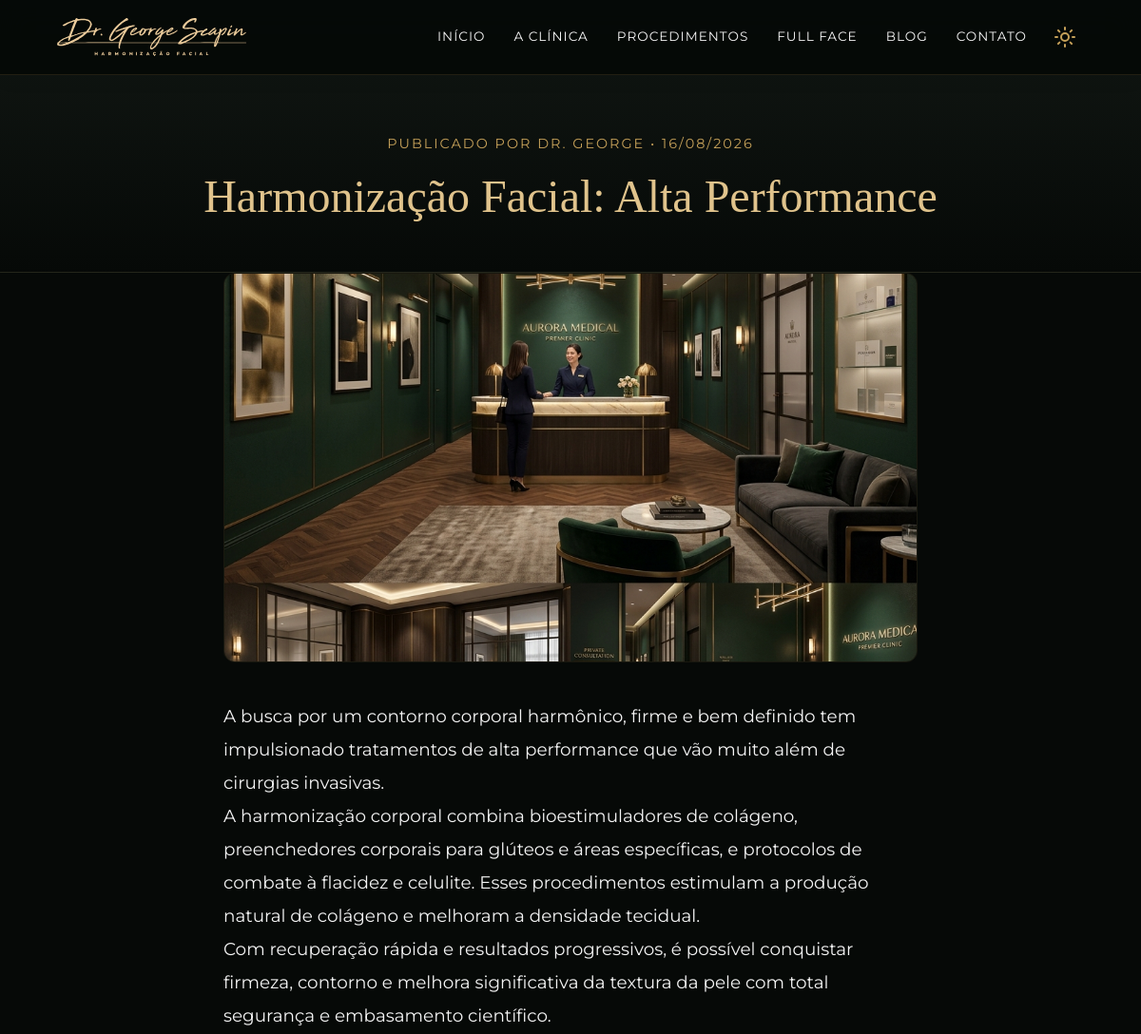
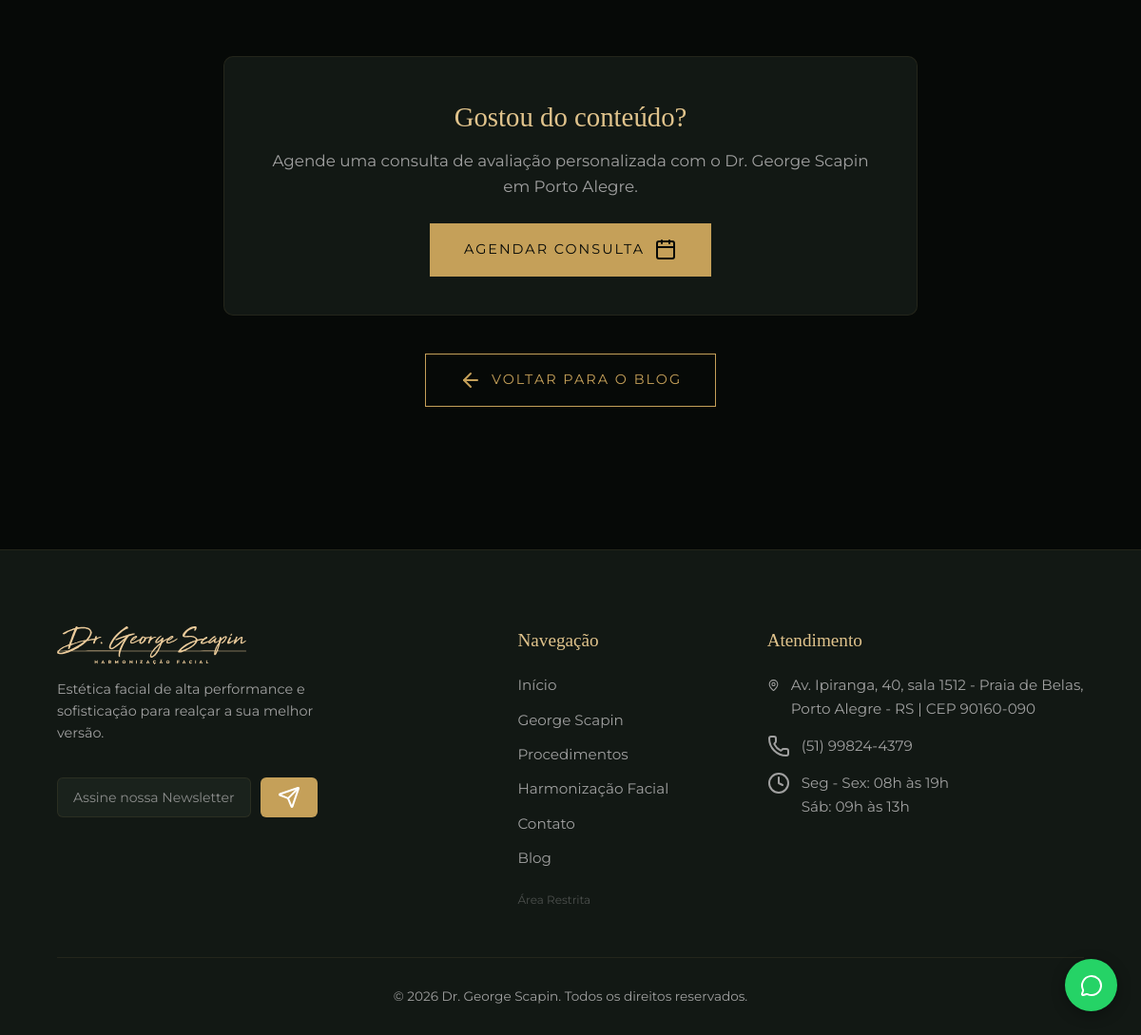
Page /blog/harmonizacao-facial on the committed database (2 pictures, top to bottom).
### tables this page shows
CREATE TABLE `menu_items` (
  `id` int NOT NULL AUTO_INCREMENT,
  `label` varchar(100) NOT NULL,
  `url` varchar(255) NOT NULL,
  `target` varchar(20) DEFAULT '_self',
  `sort_order` int DEFAULT '0',
  `is_active` tinyint(1) DEFAULT '1',
  `is_button` tinyint(1) DEFAULT '0',
  `created_at` timestamp NULL DEFAULT CURRENT_TIMESTAMP,
  `updated_at` timestamp NULL DEFAULT CURRENT_TIMESTAMP ON UPDATE CURRENT_TIMESTAMP,
  PRIMARY KEY (`id`)
);

CREATE TABLE `posts` (
  `id` int NOT NULL AUTO_INCREMENT,
  `title` varchar(255) NOT NULL,
  `slug` varchar(255) NOT NULL,
  `author` varchar(100) DEFAULT 'Dr. George',
  `summary` text NOT NULL,
  `content` longtext NOT NULL,
  `image_url` varchar(255) DEFAULT NULL,
  `is_published` tinyint(1) DEFAULT '1',
  `created_at` datetime DEFAULT CURRENT_TIMESTAMP,
  `updated_at` datetime DEFAULT CURRENT_TIMESTAMP ON UPDATE CURRENT_TIMESTAMP,
  PRIMARY KEY (`id`),
  UNIQUE KEY `slug` (`slug`)
);

### app/Presentation/Controllers/SiteController.php (called while the page is built, shortened)
<?php
class SiteController
{
    private PDOPostRepository $postRepo;
    public function __construct()
    {
        $this->postRepo = new PDOPostRepository();
    }
    public function blogPost(string $slug): void
    {
        $post = $this->postRepo->findBySlug($slug);
        require __DIR__ . '/../Views/site/blog_post.php';
    }
}

### app/helpers.php (called while the page is built, shortened)
<?php
if (!function_exists('asset')) {
    function asset(string $path): string {
        $path = ltrim($path, '/');
        return '/' . $path;
    }
}
if (!function_exists('url')) {
    function url(string $path = ''): string {
        $path = ltrim($path, '/');
        return '/' . $path;
    }
}

### app/Infrastructure/Database/Connection.php (called while the page is built, shortened)
<?php
class Connection
{
    private static ?PDO $instance = null;
    public static function getInstance(): PDO
    {
        if (self::$instance === null) {
            $config = require __DIR__ . '/../../../config/database.php';
            try {
                $driver = $config['driver'] ?? 'mysql';
                if ($driver === 'sqlite') {
                    $dbPath = $config['database'];
                    self::$instance = new PDO("sqlite:" . $dbPath, null, null, [
                        PDO::ATTR_ERRMODE => PDO::ERRMODE_EXCEPTION,
                        PDO::ATTR_DEFAULT_FETCH_MODE => PDO::FETCH_ASSOC,
                        PDO::ATTR_EMULATE_PREPARES => false
                    ]);
                    self::$instance->exec('PRAGMA foreign_keys = ON;');
                } else {
                    $dsn = "mysql:host={$config['host']};port={$config['port']};dbname={$config['database']};charset={$config['charset']}";
                    self::$instance = new PDO($dsn, $config['username'], $config['password'], [
                        PDO::ATTR_ERRMODE => PDO::ERRMODE_EXCEPTION,
                        PDO::ATTR_DEFAULT_FETCH_MODE => PDO::FETCH_ASSOC,
                        PDO::ATTR_EMULATE_PREPARES => false,
                        PDO::MYSQL_ATTR_INIT_COMMAND => "SET NAMES utf8mb4"
                    ]);
                }
            } catch (PDOException $e) {
                die("Erro na conexão com o banco de dados MySQL: " . $e->getMessage());
            }
        }
        return self::$instance;
    }
}

### app/Infrastructure/Repositories/PDOMenuRepository.php (called while the page is built, shortened)
<?php
class PDOMenuRepository
{
    private PDO $pdo;
    public function __construct()
    {
        $this->pdo = Connection::getInstance();
    }
    public function getAll(bool $onlyActive = false): array
    {
        try {
            $sql = "SELECT * FROM menu_items";
            if ($onlyActive) {
                $sql .= " WHERE is_active = 1";
            }
            $sql .= " ORDER BY sort_order ASC, id ASC";
            $stmt = $this->pdo->query($sql);
            return $stmt ? $stmt->fetchAll() : [];
        } catch (\Throwable $e) {
            return [
                ['id' => 1, 'label' => 'Início', 'url' => '/', 'target' => '_self', 'sort_order' => 1, 'is_active' => 1, 'is_button' => 0],
                ['id' => 2, 'label' => 'A Clínica', 'url' => '/clinica', 'target' => '_self', 'sort_order' => 2, 'is_active' => 1, 'is_button' => 0],
                ['id' => 3, 'label' => 'Procedimentos', 'url' => '/procedimentos', 'target' => '_self', 'sort_order' => 3, 'is_active' => 1, 'is_button' => 0],
                ['id' => 4, 'label' => 'Full Face', 'url' => '/harmonizacao-facial', 'target' => '_self', 'sort_order' => 4, 'is_active' => 1, 'is_button' => 0],
                ['id' => 5, 'label' => 'Blog', 'url' => '/blog', 'target' => '_self', 'sort_order' => 5, 'is_active' => 1, 'is_button' => 0],
                ['id' => 6, 'label' => 'Contato', 'url' => '/contato', 'target' => '_self', 'sort_order' => 6, 'is_active' => 1, 'is_button' => 0]
            ];
        }
    }
}

### app/Infrastructure/Repositories/PDOPostRepository.php (called while the page is built, shortened)
<?php
class PDOPostRepository
{
    private PDO $pdo;
    public function __construct()
    {
        $this->pdo = Connection::getInstance();
    }
    public function findBySlug(string $slug): ?array
    {
        try {
            $stmt = $this->pdo->prepare("SELECT * FROM posts WHERE slug = ? AND is_published = 1");
            $stmt->execute([$slug]);
            $res = $stmt->fetch();
            return $res ?: null;
        } catch (\Throwable $e) {
            return null;
        }
    }
}

### app/Presentation/Views/site/blog_post.php (the view)
<?php require __DIR__ . '/../layouts/site_header.php'; ?>
  <div class="page-header" style="padding: 140px 5% 50px;">
    <p style="color: var(--gold-primary); text-transform: uppercase; letter-spacing: 2px; font-size: 0.9rem; margin-bottom: 15px;">
      Publicado por <?= htmlspecialchars($post['author'] ?? 'Dr. George') ?> &bull; <?= date('d/m/Y', strtotime($post['created_at'])) ?>
    </p>
    <h1 style="font-size: 3rem; line-height: 1.2; max-width: 900px; margin: 0 auto;"><?= htmlspecialchars($post['title']) ?></h1>
  </div>
  <article style="max-width: 850px; margin: 0 auto; padding: 0 5% 100px;">
    <?php if (!empty($post['image_url'])): ?>
      <img src="<?= asset($post['image_url']) ?>" alt="<?= htmlspecialchars($post['title']) ?>" style="width: 100%; border-radius: 12px; margin-bottom: 40px; aspect-ratio: 16/9; object-fit: cover; border: 1px solid var(--card-border);">
    <?php endif; ?>
    <div class="post-content" style="color: var(--text-main); font-size: 1.15rem; line-height: 1.9;">
      <?= $post['content'] ?>
    </div>
    <div style="background: var(--bg-light); border: 1px solid var(--card-border); border-radius: 10px; padding: 40px; text-align: center; margin-top: 60px;">
      <h3 style="color: var(--gold-light); font-size: 1.8rem; margin-bottom: 10px; font-family: var(--font-serif);">Gostou do conteúdo?</h3>
      <p style="color: var(--text-muted); font-size: 1.05rem; margin-bottom: 25px;">Agende uma consulta de avaliação personalizada com o Dr. George Scapin em Porto Alegre.</p>
      <a href="<?= url('/contato') ?>" class="btn-primary btn-solid">
        Agendar Consulta <i data-lucide="calendar" size="18"></i>
      </a>
    </div>
    <div style="margin-top: 40px; text-align: center;">
      <a href="<?= url('/blog') ?>" class="btn-primary">
        <i data-lucide="arrow-left" size="16"></i> Voltar para o Blog
      </a>
    </div>
  </article>
<?php require __DIR__ . '/../layouts/site_footer.php'; ?>

### public/index.php (shortened to what this page needs)
<?php
spl_autoload_register(function ($class) {
    $prefix = 'App\\';
    $base_dir = __DIR__ . '/../app/';
    $len = strlen($prefix);
    $relative_class = substr($class, $len);
    $file = $base_dir . str_replace('\\', '/', $relative_class) . '.php';
});
require_once __DIR__ . '/../app/helpers.php';
$routes = require __DIR__ . '/../config/routes.php';
$request_uri = parse_url($_SERVER['REQUEST_URI'], PHP_URL_PATH);
$request_uri = '/' . trim($request_uri, '/');
$request_method = ($_SERVER['REQUEST_METHOD'] === 'HEAD') ? 'GET' : $_SERVER['REQUEST_METHOD'];
function resolveController(string $controllerClass) {
    return new $controllerClass();
}
if (isset($routes[$request_method][$request_uri])) {
    $handler = $routes[$request_method][$request_uri];
    $controllerName = 'App\\Presentation\\Controllers\\' . $handler[0];
    $action = $handler[1];
    $controller = resolveController($controllerName);
    $controller->$action();
    $matched = true;
} else {
    if (isset($routes[$request_method])) {
        foreach ($routes[$request_method] as $pattern => $handler) {
            if (strpos($pattern, '(') !== false) {
                if (preg_match('#^' . $pattern . '$#', $request_uri, $matches)) {
                    $controllerName = 'App\\Presentation\\Controllers\\' . $handler[0];
                    $action = $handler[1];
                    $controller = resolveController($controllerName);
                    $params = array_filter($matches, 'is_string', ARRAY_FILTER_USE_KEY);
                    call_user_func_array([$controller, $action], array_values($params));
                    break;
                }
            }
        }
    }
}

### app/Presentation/Views/layouts/site_header.php (shortened to what this page needs)
<!DOCTYPE html>
<html lang="pt-br" data-theme="dark">
<head>
  <link rel="stylesheet" href="<?= asset('assets/css/style.css') ?>">
</head>
<body>
  <header id="header">
    <a href="<?= url('/') ?>" class="logo" aria-label="Dr. George Scapin">
      <div class="logo-svg" style="background-image: url('<?= asset('assets/images/logo.svg') ?>');"></div>
    </a>
    <div class="nav-actions">
      <nav id="navMenu">
        <?php
          $menuRepo = new \App\Infrastructure\Repositories\PDOMenuRepository();
          $menuItems = $menuRepo->getAll(true);
          $reqUri = parse_url($_SERVER['REQUEST_URI'] ?? '/', PHP_URL_PATH);
        ?>
        <?php foreach ($menuItems as $m):
          $isCur = ($reqUri === $m['url']) || ($m['url'] === '/' && ($reqUri === '' || $reqUri === '/'));
          $isBtn = !empty($m['is_button']);
        ?>
          <a href="<?= (strpos($m['url'], 'http') === 0) ? $m['url'] : url($m['url']) ?>"
             target="<?= htmlspecialchars($m['target'] ?? '_self') ?>"
             class="<?= $isCur ? 'active' : '' ?> <?= $isBtn ? 'btn-primary btn-solid' : '' ?>"
             <?= $isBtn ? 'style="padding: 8px 18px; margin-left: 10px;"' : '' ?>>
            <?= htmlspecialchars($m['label']) ?>
          </a>
        <?php endforeach; ?>
      </nav>
      <button class="theme-toggle" id="themeToggle" aria-label="Alternar Tema">
      </button>
    </div>
  </header>

### public/assets/css/style.css (style rules this page uses)
:root { --bg-color: #060907; --bg-light: #121814; --bg-input: #1a221c; --gold-primary: #C5A059; --gold-light: #E0C38C; --text-main: #F4F4F4; --text-muted: #A0A0A0; --header-bg: rgba(6, 9, 7, 0.95); --header-border: rgba(197, 160, 89, 0.15); --hero-overlay-start: rgba(6,9,7,0.4); --hero-overlay-end: rgba(6,9,7,0.9); --page-header-bg: linear-gradient(to bottom, #121814 0%, #060907 100%); --card-border: rgba(197, 160, 89, 0.1); --card-border-hover: rgba(197, 160, 89, 0.4); --card-bg: #121814; --hero-bg-image: url('./assets/hero.png'); --logo-filter: invert(86%) sepia(18%) saturate(687%) hue-rotate(345deg) brightness(97%) contrast(89%); --font-serif: 'Playfair Display', serif; --font-sans: 'Montserrat', sans-serif; }
* { margin: 0; padding: 0; box-sizing: border-box; }
body { background-color: var(--bg-color); color: var(--text-main); font-family: var(--font-sans); line-height: 1.6; -webkit-font-smoothing: antialiased; overflow-x: hidden; transition: background-color 0.4s ease, color 0.4s ease; }
h1, h2, h3, h4 { font-family: var(--font-serif); font-weight: 400; }
img { max-width: 100%; height: auto; display: block; }
header { position: fixed; top: 0; left: 0; right: 0; padding: 18px 5%; display: flex; justify-content: space-between; align-items: center; z-index: 1000; transition: all 0.4s ease; background-color: var(--header-bg); backdrop-filter: blur(14px); -webkit-backdrop-filter: blur(14px); border-bottom: 1px solid var(--header-border); box-shadow: 0 4px 20px rgba(0, 0, 0, 0.05); }
.logo { text-decoration: none; display: flex; align-items: center; gap: 10px; }
.logo-svg { width: 200px; height: 40px; background-image: url('./assets/logo.svg'); background-size: contain; background-repeat: no-repeat; background-position: left center; filter: var(--logo-filter); transition: filter 0.4s ease; }
.nav-actions { display: flex; align-items: center; gap: 20px; }
#navMenu { display: flex; gap: 30px; align-items: center; }
#navMenu a { color: var(--text-main); text-decoration: none; font-size: 0.85rem; letter-spacing: 1px; text-transform: uppercase; transition: color 0.3s; padding: 10px 0; }
.theme-toggle { background: none; border: none; color: var(--gold-primary); cursor: pointer; display: flex; align-items: center; justify-content: center; padding: 8px; border-radius: 50%; transition: background-color 0.3s; }
.btn-primary { display: inline-flex; align-items: center; gap: 10px; padding: 15px 35px; background-color: transparent; color: var(--gold-primary); border: 1px solid var(--gold-primary); text-decoration: none; font-size: 0.9rem; letter-spacing: 2px; text-transform: uppercase; transition: all 0.3s; cursor: pointer; }
.btn-solid { background-color: var(--gold-primary); color: var(--bg-color); }
.page-header { padding: 150px 5% 80px; text-align: center; border-bottom: 1px solid var(--card-border); background: var(--page-header-bg); }
.page-header h1 { font-size: 3.5rem; color: var(--gold-light); margin-bottom: 15px; }
.page-header p { color: var(--text-muted); max-width: 600px; margin: 0 auto; font-size: 1.1rem; }

### rows in the picture
menu_items: label "INÍCIO"
menu_items: label "A CLÍNICA"
menu_items: label "PROCEDIMENTOS"
menu_items: label "FULL FACE"
menu_items: label "BLOG"
menu_items: label "CONTATO"
posts: author "DR. GEORGE", created_at "16/08/2026", title "Harmonização Facial: Alta Performance", image_url (picture), content "A busca por um contorno corporal harmônico, firme e bem definido tem impulsionado tratamentos de alta performance que vão muito além de cirurgias invasivas. A harmonização corporal combina bioestimuladores de colágeno, preenchedores corporais para glúteos e áreas específicas, e protocolos de combate à flacidez e celulite. Esses procedimentos estimulam a produção natural de colágeno e melhoram a densidade tecidual. Com recuperação rápida e resultados progressivos, é possível conquistar firmeza, contorno e melhora significativa da textura da pele com total segurança e embasamento científico."

### other values in the picture
$settings['contact_address'] "Av. Ipiranga, 40, sala 1512 - Praia de Belas, Porto Alegre - RS | CEP 90160-090"
$settings['contact_phone'] "(51) 99824-4379"
$settings['contact_hours_week'] "Seg - Sex: 08h às 19h"
$settings['contact_hours_sat'] "Sáb: 09h às 13h"
